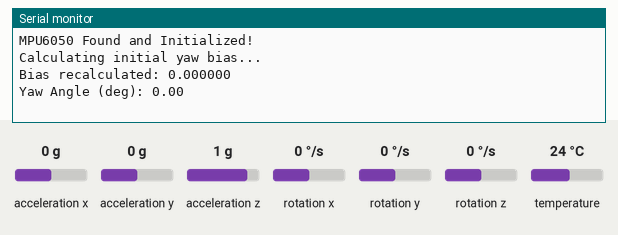
Simulated run of this sketch. Board: Arduino Uno, built with avr-gcc and run on an emulated ATmega328P. Parts: the last lines printed to the serial monitor. The inputs (shaded band) are chosen by the test bench; at power-on: rotation z 0 °/s, acceleration x 0 g, acceleration y 0 g, acceleration z 1 g, rotation x 0 °/s, rotation y 0 °/s, temperature 24 °C.

Above: at 2.7 s.
2.8 s: rotation z set to -192 °/s
At 3.5 s:
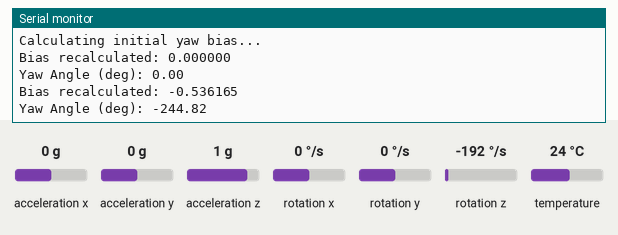
4.3 s: rotation z set to -100 °/s
At 5.3 s:
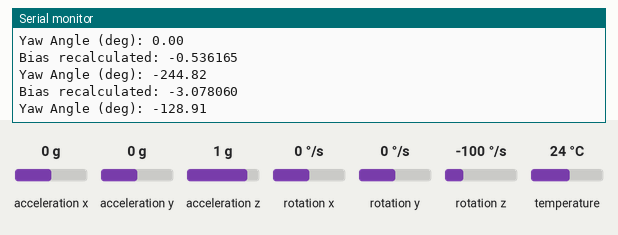
Timing chart, 0 to 7.3 s (numbered marks = the images above; inputs shaded):
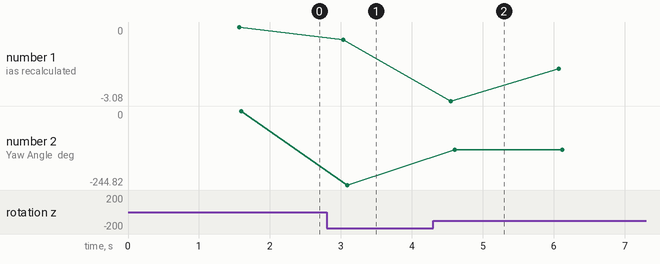

The sketch:

gyro_bias_handling.ino
```cpp
#include <Wire.h>
#include <Adafruit_MPU6050.h>
#include <Adafruit_Sensor.h>

Adafruit_MPU6050 mpu;

float yawAngle = 0.0;          // in radians
float yawBias = 0.05;          // fallback default in rad/s
unsigned long lastTime = 0;

const int biasSamples = 200;   // number of samples for bias calculation
bool biasCalculated = false;

// Stub: Replace this with your own encoder-based check
bool isRobotStationary() {
  // Implement actual check based on encoder speed
  return true;
}

void calculateYawBias() {
  float sum = 0.0;
  sensors_event_t a, g, temp;

  for (int i = 0; i < biasSamples; i++) {
    mpu.getEvent(&a, &g, &temp);
    sum += g.gyro.z;
    delay(5); // total time ~1s
  }

  yawBias = sum / biasSamples;
  Serial.print("Bias recalculated: ");
  Serial.println(yawBias, 6);
}

void setup() {
  Serial.begin(9600);
  if (!mpu.begin()) {
    Serial.println("Failed to find MPU6050 chip!");
    while (1) delay(10);
  }

  Serial.println("MPU6050 Found and Initialized!");
  mpu.setAccelerometerRange(MPU6050_RANGE_8_G);
  mpu.setGyroRange(MPU6050_RANGE_250_DEG);
  mpu.setFilterBandwidth(MPU6050_BAND_21_HZ);
  delay(100);

  Serial.println("Calculating initial yaw bias...");
  calculateYawBias();
  biasCalculated = true;

  lastTime = millis();
}

void loop() {
  sensors_event_t a, g, temp;
  mpu.getEvent(&a, &g, &temp);

  unsigned long currentTime = millis();
  float dt = (currentTime - lastTime) / 1000.0; // seconds
  lastTime = currentTime;

  // Subtract bias
  float correctedGz = g.gyro.z - yawBias;

  // Integrate to get yaw angle
  yawAngle += correctedGz * dt;

  // Convert to degrees for readability
  float yawDeg = yawAngle * 180.0 / PI;
  Serial.print("Yaw Angle (deg): ");
  Serial.println(yawDeg);

  // Recalculate bias if robot is stationary
  if (isRobotStationary()) {
    calculateYawBias();
  }

  delay(50); // 1 Hz sampling
}
```

Measured:
- after the input at 2.8 s, the serial monitor: prints a new line after 0.23 s (image 1)
- after the input at 4.3 s, the serial monitor: prints a new line after 0.25 s (image 2)
- plotted number 1: 0 → -0.54 after the input at 2.8 s, -0.54 → -1.75 after the input at 4.3 s
- plotted number 2: 0 → -244.82 after the input at 2.8 s, -244.82 → -128.91 after the input at 4.3 s
